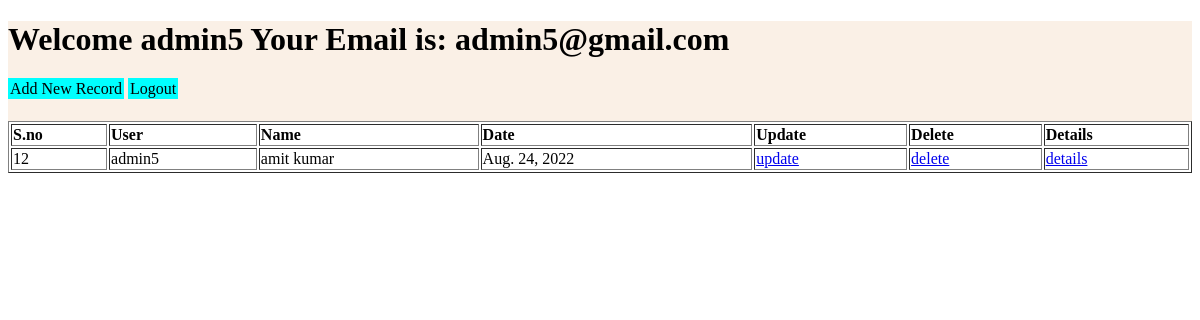
Page /emp/ (signed in) on the committed database.
### myApp/models.py (models this page shows)
class MyApp(models.Model):
    firstname = models.CharField(max_length=255)
    lastname = models.CharField(max_length=255)
    age = models.IntegerField(default=18,null=True,blank=True)
    qualification = models.CharField(max_length=255,default='abc')
    city = models.CharField(max_length=255,blank=True,null=True)
    college = models.CharField(max_length=255,blank=True,null=True)
    user = models.ForeignKey(User, on_delete=models.SET_NULL, null=True, blank=True)
    date = models.DateTimeField(auto_now_add=True, blank=True, null=True)

### myApp/views.py (the view, shortened to what this page needs)
# urls.py: path('emp/', views.emp, name='emp'),
def emp(request):
  if request.method == 'GET':
    if request.user.is_superuser:
      myapps = MyApp.objects.all()
      user_list = User.objects.filter(is_superuser=False)
      template = loader.get_template('emp.html')
      context = {
          'myapps':myapps,
          'user_list':user_list,
      }
      return HttpResponse(template.render(context, request))
    else:
      myapps = MyApp.objects.filter(user=request.user)
      template = loader.get_template('emp.html')
      context = {
          'myapps':myapps,
      }
      return HttpResponse(template.render(context, request))

### myApp/templates/emp.html (shortened to what this page needs)
<!DOCTYPE html>
<html lang="en">
<head>
</head>
<body>
    <div class="top_part">
        <h1>
            Welcome {{user.username}}
            Your Email is: {{user.email}}
        </h1>
        <div class="left">
            {% if not user.is_superuser %}
            <a href="/add/">Add New Record</a>
            {% endif %}
            <a href="/logout/">Logout</a>
        </div>
    </div>
    <table border="1" width="100%">
    <tr style="text-align:left;">
        <th>S.no</th>
        <th>User</th>
        <th>Name</th>
        <th>Date</th>
        <th>Update</th>
        <th>Delete</th>
        <th>Details</th>
    </tr>
    {% for i in myapps %}
    <tr>
    <td>{{ i.id }}</td>
    <td>{{ i.user }}</td>
    <td>{{ i.firstname }} {{ i.lastname }}</td>
    <td>{{ i.date.date }}</td>
    <td><a href="/update/{{ i.id }}">update</a></td>
    <td><a href="/delete/{{ i.id }}">delete</a></td>
    <td><a href="/details/{{ i.id }}">details</a></td>
    </tr>
    {% endfor %}
    </table>
</body>
</html>

### myApp/templates/emp.html (style rules this page uses)
.top_part { background-color: linen; height: 100px; }
.top_part .left a { background-color:aqua; color: black; text-decoration: none; padding: 2px; }
.left { float: left; }

### rows in the picture
MyApp: id "12", user "admin5", firstname "amit", lastname "kumar", date "Aug. 24, 2022"

### other values in the picture
{{ user.username }} "admin5"
{{ user.email }} "admin5@gmail.com"
